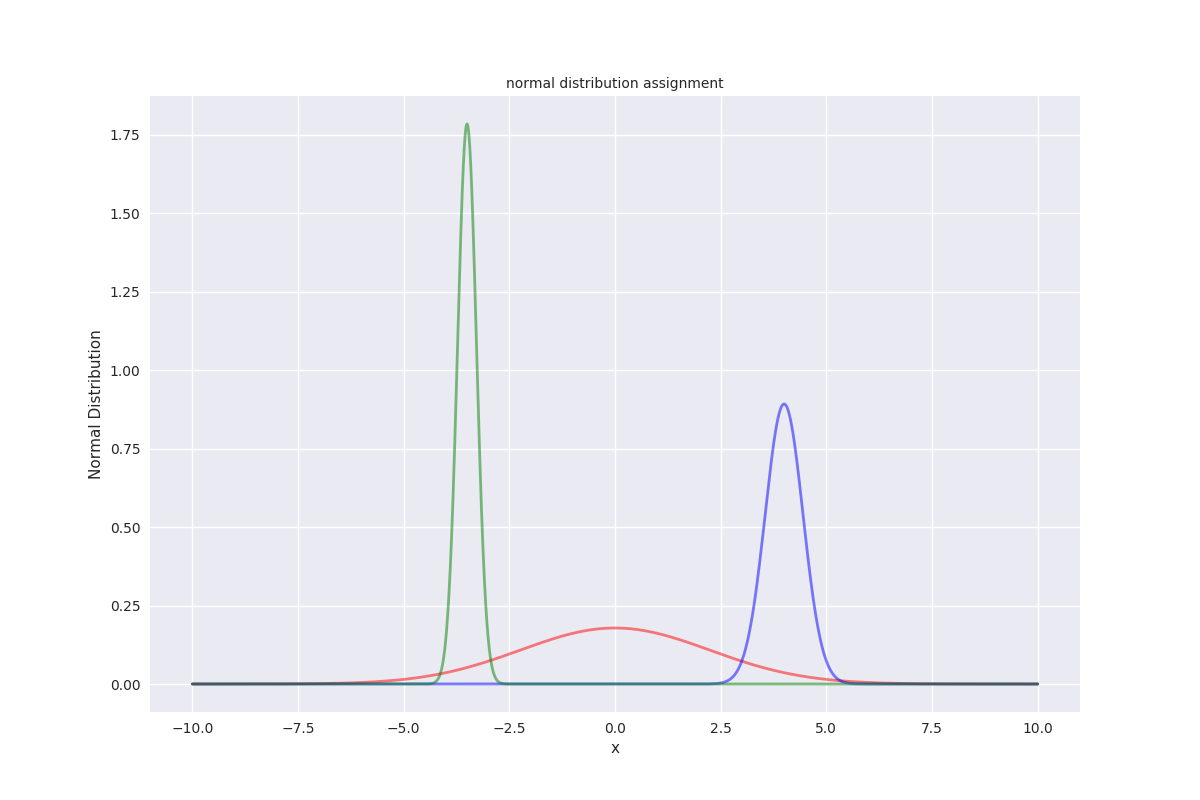

Write Python code to recreate this figure.
import scipy.stats as ss
import numpy as np
import matplotlib.pyplot as plt
from math import sqrt

plt.style.use('seaborn') 
plt.rcParams['figure.figsize'] = (12, 8)

def plot_normal(x_range, mu=0, sigma=1, cdf=False, **kwargs):
    x = x_range
    if cdf:
        y = ss.norm.cdf(x, mu, sigma)
    else:
        y = ss.norm.pdf(x, mu, sigma)
    plt.plot(x, y, **kwargs)

x = np.linspace(-10, 10, 5000)

plot_normal(x, 0, sqrt(5), color='red', lw=2, ls='-', alpha=0.5, label='plot1')
plot_normal(x, 4, sqrt(0.2), color='blue', lw=2, ls='-', alpha=0.5, label='plot2')
plot_normal(x, -3.5, sqrt(0.05), color='green', lw=2, ls='-', alpha=0.5, label='plot3')

plt.title('normal distribution assignment',fontsize=10)

plt.xlabel('x')
plt.ylabel('Normal Distribution')

plt.savefig("normal_distribution.png")
plt.show()
